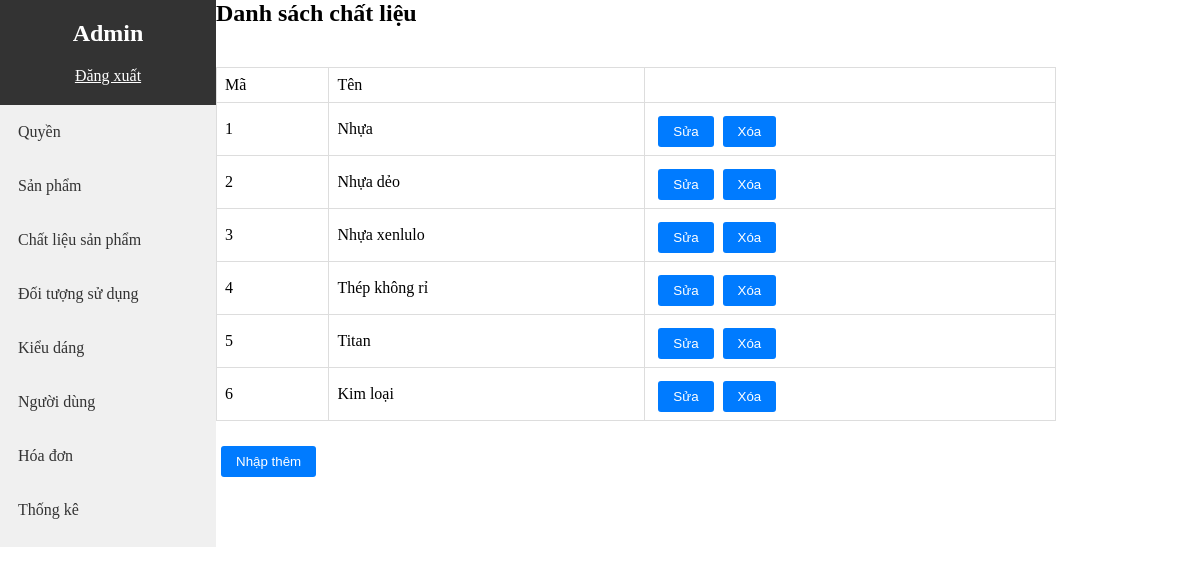
The page /admin/index.php?act=chatlieu (signed in) on the database its author committed.
### tables this page shows
CREATE TABLE `permissions` (
  `id` int(11) NOT NULL,
  `role_id` int(11) DEFAULT NULL,
  `action` varchar(50) NOT NULL,
  `can_access` tinyint(1) DEFAULT NULL,
  `action_trim` varchar(50) NOT NULL
);

CREATE TABLE `chatlieusp` (
  `ma` int(11) NOT NULL,
  `ten` varchar(100) NOT NULL
);

### admin/model/pdo.php (called while the page is built, shortened)
<?php
function pdo_get_connection()
{
    $dburl = "mysql:host=localhost;dbname=shopmatkinh_db;charset=utf8";
    $username = 'root';
    $password = '';
    $conn = new PDO($dburl, $username, $password);
    $conn->setAttribute(PDO::ATTR_ERRMODE, PDO::ERRMODE_EXCEPTION);
    return $conn;
}
function pdo_query($sql)
{
    $sql_args = array_slice(func_get_args(), 1);
    try {
        $conn = pdo_get_connection();
        $stmt = $conn->prepare($sql);
        $stmt->execute($sql_args);
        $rows = $stmt->fetchAll();
        return $rows;
    } catch (PDOException $e) {
        throw $e;
    } finally {
        unset($conn);
    }
}

### admin/ChatLieuSp/danhSachChatLieu.php (the view)
<div class="danhsach-container">
    <div class="title">
        <H1>Danh sách chất liệu</H1>
    </div>
    <div class="table-container">
        <table class="data-table">
            <tr>
                <td>Mã</td>
                <td>Tên</td>
                <td></td>
            </tr>
            <?php
            foreach ($danhsach as $item) {
                extract($item);
                $sua = "index.php?act=loadUpdateChatLieuSp&id=" . $ma;
                $xoa = "index.php?act=xoaChatLieuSp&id=" . $ma;
                echo '<tr>
                <td>' . $ma . '</td>
                <td>' . $ten . '</td>
                <td><a href="' . $sua . '"><input type="button" value="Sửa"></a>
                     <a href="' . $xoa . '" onclick="return confirm(\'Bạn có chắc chắn muốn xóa chất liệu này?\')">
                     <input type="button" value="Xóa"></a></td>
            </tr>';
            }
            ?>
        </table>
        <div class="table-footer">
            <a href="index.php?act=addChatLieuSp"><input type="button" value="Nhập thêm"></a>
        </div>
    </div>
</div>

### admin/header.php (shortened to what this page needs)
<!DOCTYPE html>
<html lang="en">
<head>
    <link rel="stylesheet" type="text/css" href="css/style.css?v=<?php echo time(); ?>">
</head>
<body>
    <div class="container">
        <div class="sidebar">
            <div class="boxcenter">
                <H1>Admin</H1>
                <a href="logout.php" style="color:white">Đăng xuất</a>
            </div>
            <div class="row mb menu">
                <ul>
                    <li><a href="index.php?act=qlquyen">Quyền</a></li>
                    <li><a href="index.php?act=sanpham">Sản phẩm</a></li>
                    <li><a href="index.php?act=chatlieu">Chất liệu sản phẩm</a></li>
                    <li><a href="index.php?act=doituongsudung">Đối tượng sử dụng</a></li>
                    <li><a href="index.php?act=kieudang">Kiểu dáng</a></li>
                    <li><a href="index.php?act=user">Người dùng</a></li>
                    <li><a href="index.php?act=hoadon">Hóa đơn</a></li>
                    <li><a href="index.php?act=thongke">Thống kê</a></li>
                </ul>
            </div>
        </div>

### admin/index.php (shortened to what this page needs)
<?php
if (isset($_SESSION['username'])) {
    $user_role = $_SESSION['user_role'];
} else {
    header('Location: login.php');
    exit;
}
include "./model/pdo.php";
include "header.php";
$requested_action = $_GET['act'];
$db = new PDO('mysql:host=localhost;dbname=shopmatkinh_db', 'root', '');
$stmt = $db->prepare('SELECT action_trim FROM permissions WHERE role_id = :role_id AND can_access = 1');
$stmt->bindParam(':role_id', $user_role);
$stmt->execute();
$allowed_actions = $stmt->fetchAll(PDO::FETCH_ASSOC);
foreach ($allowed_actions as $action) {
    if (strpos(strtolower($requested_action), $action['action_trim']) !== false) {
        switch ($requested_action) {
            case 'chatlieu':
                $sql = "select * from chatlieusp";
                $danhsach = pdo_query($sql);
                include 'ChatLieuSp/danhSachChatLieu.php';
                break;
        }
    }
}
include "footer.php";
?>

### admin/footer.php
</body>
</html>

### admin/css/style.css (style rules this page uses)
* { box-sizing: 0; margin: 0; }
.container { display: flex; }
.sidebar { width: 18%; background-color: #f0f0f0; }
.boxcenter { text-align: center; background-color: #333; color: #fff; padding: 20px; }
.menu ul { list-style-type: none; padding: 0; margin: 0; }
.menu li { padding: 8px; }
.menu li a { text-decoration: none; color: #333; display: block; padding: 10px; transition: background-color 0.3s; }
h1 { font-size: 24px; margin-bottom: 20px; }
.row { margin-bottom: 10px; display: flex; justify-content: space-between; align-items: center; }
input[type="submit"], input[type="button"] { padding: 8px 15px; background-color: #007bff; color: #fff; border: none; border-radius: 3px; cursor: pointer; margin-top: 5px; margin-left: 5px; }
.danhsach-container { width: 70%; }
.title { padding-bottom: 20px; }
.data-table { width: 100%; border-collapse: collapse; }
.data-table, .data-table th, .data-table td { border: 1px solid #ddd; }
.data-table th, .data-table td { padding: 8px; text-align: left; }
.table-footer { margin-top: 20px; }

### rows shown on the page
chatlieusp: ma "1", ten "Nhựa"
chatlieusp: ma "2", ten "Nhựa dẻo"
chatlieusp: ma "3", ten "Nhựa xenlulo"
chatlieusp: ma "4", ten "Thép không rỉ"
chatlieusp: ma "5", ten "Titan"
chatlieusp: ma "6", ten "Kim loại"
